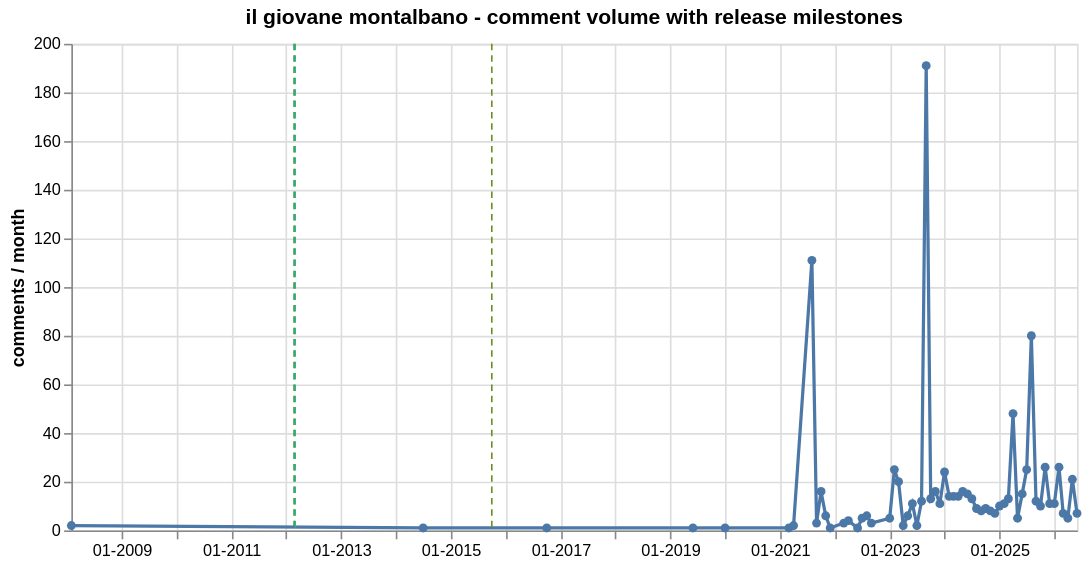

The specification (Vega-Lite) saved for this image:
### Vega-Lite specification from a JSON file in a GitHub repository (floating-point values rounded to 4 significant figures)
{"$schema": "https://vega.github.io/schema/vega-lite/v6.1.0.json", "config": {"view": {"continuousHeight": 300, "continuousWidth": 300}}, "datasets": {"data-1373406582b1f39ae2b6712e768648a6": [{"date": "2008-02-01T00:00:00", "month": "2008-02", "months_from_release": -48.0, "n_comments": 2, "n_detected": 0, "n_ref_lex": 0, "produzione": "il giovane montalbano", "ref_rate_detected": 0.0, "ref_rate_lex": 0.0, "sim_mean": 0.789, "tipo": "serie_ita"}, {"date": "2014-07-01T00:00:00", "month": "2014-07", "months_from_release": 29.0, "n_comments": 1, "n_detected": 0, "n_ref_lex": 0, "produzione": "il giovane montalbano", "ref_rate_detected": 0.0, "ref_rate_lex": 0.0, "sim_mean": 0.7849, "tipo": "serie_ita"}, {"date": "2016-10-01T00:00:00", "month": "2016-10", "months_from_release": 56.0, "n_comments": 1, "n_detected": 0, "n_ref_lex": 0, "produzione": "il giovane montalbano", "ref_rate_detected": 0.0, "ref_rate_lex": 0.0, "sim_mean": 0.7934, "tipo": "serie_ita"}, {"date": "2019-06-01T00:00:00", "month": "2019-06", "months_from_release": 88.0, "n_comments": 1, "n_detected": 0, "n_ref_lex": 0, "produzione": "il giovane montalbano", "ref_rate_detected": 0.0, "ref_rate_lex": 0.0, "sim_mean": 0.7799, "tipo": "serie_ita"}, {"date": "2020-01-01T00:00:00", "month": "2020-01", "months_from_release": 95.0, "n_comments": 1, "n_detected": 0, "n_ref_lex": 0, "produzione": "il giovane montalbano", "ref_rate_detected": 0.0, "ref_rate_lex": 0.0, "sim_mean": 0.7922, "tipo": "serie_ita"}, {"date": "2021-03-01T00:00:00", "month": "2021-03", "months_from_release": 109.0, "n_comments": 1, "n_detected": 0, "n_ref_lex": 0, "produzione": "il giovane montalbano", "ref_rate_detected": 0.0, "ref_rate_lex": 0.0, "sim_mean": 0.7941, "tipo": "serie_ita"}, {"date": "2021-04-01T00:00:00", "month": "2021-04", "months_from_release": 110.0, "n_comments": 2, "n_detected": 0, "n_ref_lex": 0, "produzione": "il giovane montalbano", "ref_rate_detected": 0.0, "ref_rate_lex": 0.0, "sim_mean": 0.791, "tipo": "serie_ita"}, {"date": "2021-08-01T00:00:00", "month": "2021-08", "months_from_release": 114.0, "n_comments": 111, "n_detected": 5, "n_ref_lex": 3, "produzione": "il giovane montalbano", "ref_rate_detected": 0.04505, "ref_rate_lex": 0.02703, "sim_mean": 0.774, "tipo": "serie_ita"}, {"date": "2021-09-01T00:00:00", "month": "2021-09", "months_from_release": 115.0, "n_comments": 3, "n_detected": 1, "n_ref_lex": 0, "produzione": "il giovane montalbano", "ref_rate_detected": 0.3333, "ref_rate_lex": 0.0, "sim_mean": 0.7902, "tipo": "serie_ita"}, {"date": "2021-10-01T00:00:00", "month": "2021-10", "months_from_release": 116.0, "n_comments": 16, "n_detected": 2, "n_ref_lex": 0, "produzione": "il giovane montalbano", "ref_rate_detected": 0.125, "ref_rate_lex": 0.0, "sim_mean": 0.7834, "tipo": "serie_ita"}, {"date": "2021-11-01T00:00:00", "month": "2021-11", "months_from_release": 117.0, "n_comments": 6, "n_detected": 1, "n_ref_lex": 1, "produzione": "il giovane montalbano", "ref_rate_detected": 0.1667, "ref_rate_lex": 0.1667, "sim_mean": 0.7821, "tipo": "serie_ita"}, {"date": "2021-12-01T00:00:00", "month": "2021-12", "months_from_release": 118.0, "n_comments": 1, "n_detected": 0, "n_ref_lex": 0, "produzione": "il giovane montalbano", "ref_rate_detected": 0.0, "ref_rate_lex": 0.0, "sim_mean": 0.7457, "tipo": "serie_ita"}, {"date": "2022-03-01T00:00:00", "month": "2022-03", "months_from_release": 121.0, "n_comments": 3, "n_detected": 0, "n_ref_lex": 0, "produzione": "il giovane montalbano", "ref_rate_detected": 0.0, "ref_rate_lex": 0.0, "sim_mean": 0.7703, "tipo": "serie_ita"}, {"date": "2022-04-01T00:00:00", "month": "2022-04", "months_from_release": 122.0, "n_comments": 4, "n_detected": 1, "n_ref_lex": 0, "produzione": "il giovane montalbano", "ref_rate_detected": 0.25, "ref_rate_lex": 0.0, "sim_mean": 0.7956, "tipo": "serie_ita"}, {"date": "2022-06-01T00:00:00", "month": "2022-06", "months_from_release": 124.0, "n_comments": 1, "n_detected": 1, "n_ref_lex": 0, "produzione": "il giovane montalbano", "ref_rate_detected": 1.0, "ref_rate_lex": 0.0, "sim_mean": 0.8133, "tipo": "serie_ita"}, {"date": "2022-07-01T00:00:00", "month": "2022-07", "months_from_release": 125.0, "n_comments": 5, "n_detected": 0, "n_ref_lex": 0, "produzione": "il giovane montalbano", "ref_rate_detected": 0.0, "ref_rate_lex": 0.0, "sim_mean": 0.7894, "tipo": "serie_ita"}, {"date": "2022-08-01T00:00:00", "month": "2022-08", "months_from_release": 126.0, "n_comments": 6, "n_detected": 2, "n_ref_lex": 0, "produzione": "il giovane montalbano", "ref_rate_detected": 0.3333, "ref_rate_lex": 0.0, "sim_mean": 0.786, "tipo": "serie_ita"}, {"date": "2022-09-01T00:00:00", "month": "2022-09", "months_from_release": 127.0, "n_comments": 3, "n_detected": 1, "n_ref_lex": 0, "produzione": "il giovane montalbano", "ref_rate_detected": 0.3333, "ref_rate_lex": 0.0, "sim_mean": 0.7883, "tipo": "serie_ita"}, {"date": "2023-01-01T00:00:00", "month": "2023-01", "months_from_release": 131.0, "n_comments": 5, "n_detected": 0, "n_ref_lex": 0, "produzione": "il giovane montalbano", "ref_rate_detected": 0.0, "ref_rate_lex": 0.0, "sim_mean": 0.7781, "tipo": "serie_ita"}, {"date": "2023-02-01T00:00:00", "month": "2023-02", "months_from_release": 132.0, "n_comments": 25, "n_detected": 0, "n_ref_lex": 0, "produzione": "il giovane montalbano", "ref_rate_detected": 0.0, "ref_rate_lex": 0.0, "sim_mean": 0.7705, "tipo": "serie_ita"}, {"date": "2023-03-01T00:00:00", "month": "2023-03", "months_from_release": 133.0, "n_comments": 20, "n_detected": 2, "n_ref_lex": 0, "produzione": "il giovane montalbano", "ref_rate_detected": 0.1, "ref_rate_lex": 0.0, "sim_mean": 0.7799, "tipo": "serie_ita"}, {"date": "2023-04-01T00:00:00", "month": "2023-04", "months_from_release": 134.0, "n_comments": 2, "n_detected": 0, "n_ref_lex": 0, "produzione": "il giovane montalbano", "ref_rate_detected": 0.0, "ref_rate_lex": 0.0, "sim_mean": 0.7764, "tipo": "serie_ita"}, {"date": "2023-05-01T00:00:00", "month": "2023-05", "months_from_release": 135.0, "n_comments": 6, "n_detected": 1, "n_ref_lex": 0, "produzione": "il giovane montalbano", "ref_rate_detected": 0.1667, "ref_rate_lex": 0.0, "sim_mean": 0.78, "tipo": "serie_ita"}, {"date": "2023-06-01T00:00:00", "month": "2023-06", "months_from_release": 136.0, "n_comments": 11, "n_detected": 3, "n_ref_lex": 1, "produzione": "il giovane montalbano", "ref_rate_detected": 0.2727, "ref_rate_lex": 0.09091, "sim_mean": 0.785, "tipo": "serie_ita"}, {"date": "2023-07-01T00:00:00", "month": "2023-07", "months_from_release": 137.0, "n_comments": 2, "n_detected": 0, "n_ref_lex": 0, "produzione": "il giovane montalbano", "ref_rate_detected": 0.0, "ref_rate_lex": 0.0, "sim_mean": 0.7808, "tipo": "serie_ita"}, {"date": "2023-08-01T00:00:00", "month": "2023-08", "months_from_release": 138.0, "n_comments": 12, "n_detected": 0, "n_ref_lex": 0, "produzione": "il giovane montalbano", "ref_rate_detected": 0.0, "ref_rate_lex": 0.0, "sim_mean": 0.7715, "tipo": "serie_ita"}, {"date": "2023-09-01T00:00:00", "month": "2023-09", "months_from_release": 139.0, "n_comments": 191, "n_detected": 4, "n_ref_lex": 2, "produzione": "il giovane montalbano", "ref_rate_detected": 0.02094, "ref_rate_lex": 0.01047, "sim_mean": 0.7722, "tipo": "serie_ita"}, {"date": "2023-10-01T00:00:00", "month": "2023-10", "months_from_release": 140.0, "n_comments": 13, "n_detected": 2, "n_ref_lex": 0, "produzione": "il giovane montalbano", "ref_rate_detected": 0.1538, "ref_rate_lex": 0.0, "sim_mean": 0.7808, "tipo": "serie_ita"}, {"date": "2023-11-01T00:00:00", "month": "2023-11", "months_from_release": 141.0, "n_comments": 16, "n_detected": 0, "n_ref_lex": 0, "produzione": "il giovane montalbano", "ref_rate_detected": 0.0, "ref_rate_lex": 0.0, "sim_mean": 0.7721, "tipo": "serie_ita"}, {"date": "2023-12-01T00:00:00", "month": "2023-12", "months_from_release": 142.0, "n_comments": 11, "n_detected": 1, "n_ref_lex": 0, "produzione": "il giovane montalbano", "ref_rate_detected": 0.09091, "ref_rate_lex": 0.0, "sim_mean": 0.786, "tipo": "serie_ita"}, {"date": "2024-01-01T00:00:00", "month": "2024-01", "months_from_release": 143.0, "n_comments": 24, "n_detected": 6, "n_ref_lex": 0, "produzione": "il giovane montalbano", "ref_rate_detected": 0.25, "ref_rate_lex": 0.0, "sim_mean": 0.7905, "tipo": "serie_ita"}, {"date": "2024-02-01T00:00:00", "month": "2024-02", "months_from_release": 144.0, "n_comments": 14, "n_detected": 5, "n_ref_lex": 0, "produzione": "il giovane montalbano", "ref_rate_detected": 0.3571, "ref_rate_lex": 0.0, "sim_mean": 0.794, "tipo": "serie_ita"}, {"date": "2024-03-01T00:00:00", "month": "2024-03", "months_from_release": 145.0, "n_comments": 14, "n_detected": 3, "n_ref_lex": 2, "produzione": "il giovane montalbano", "ref_rate_detected": 0.2143, "ref_rate_lex": 0.1429, "sim_mean": 0.7822, "tipo": "serie_ita"}, {"date": "2024-04-01T00:00:00", "month": "2024-04", "months_from_release": 146.0, "n_comments": 14, "n_detected": 0, "n_ref_lex": 0, "produzione": "il giovane montalbano", "ref_rate_detected": 0.0, "ref_rate_lex": 0.0, "sim_mean": 0.7638, "tipo": "serie_ita"}, {"date": "2024-05-01T00:00:00", "month": "2024-05", "months_from_release": 147.0, "n_comments": 16, "n_detected": 1, "n_ref_lex": 0, "produzione": "il giovane montalbano", "ref_rate_detected": 0.0625, "ref_rate_lex": 0.0, "sim_mean": 0.7717, "tipo": "serie_ita"}, {"date": "2024-06-01T00:00:00", "month": "2024-06", "months_from_release": 148.0, "n_comments": 15, "n_detected": 2, "n_ref_lex": 1, "produzione": "il giovane montalbano", "ref_rate_detected": 0.1333, "ref_rate_lex": 0.06667, "sim_mean": 0.785, "tipo": "serie_ita"}, {"date": "2024-07-01T00:00:00", "month": "2024-07", "months_from_release": 149.0, "n_comments": 13, "n_detected": 2, "n_ref_lex": 0, "produzione": "il giovane montalbano", "ref_rate_detected": 0.1538, "ref_rate_lex": 0.0, "sim_mean": 0.7821, "tipo": "serie_ita"}, {"date": "2024-08-01T00:00:00", "month": "2024-08", "months_from_release": 150.0, "n_comments": 9, "n_detected": 1, "n_ref_lex": 0, "produzione": "il giovane montalbano", "ref_rate_detected": 0.1111, "ref_rate_lex": 0.0, "sim_mean": 0.7819, "tipo": "serie_ita"}, {"date": "2024-09-01T00:00:00", "month": "2024-09", "months_from_release": 151.0, "n_comments": 8, "n_detected": 0, "n_ref_lex": 0, "produzione": "il giovane montalbano", "ref_rate_detected": 0.0, "ref_rate_lex": 0.0, "sim_mean": 0.7721, "tipo": "serie_ita"}, {"date": "2024-10-01T00:00:00", "month": "2024-10", "months_from_release": 152.0, "n_comments": 9, "n_detected": 0, "n_ref_lex": 0, "produzione": "il giovane montalbano", "ref_rate_detected": 0.0, "ref_rate_lex": 0.0, "sim_mean": 0.7685, "tipo": "serie_ita"}, {"date": "2024-11-01T00:00:00", "month": "2024-11", "months_from_release": 153.0, "n_comments": 8, "n_detected": 5, "n_ref_lex": 4, "produzione": "il giovane montalbano", "ref_rate_detected": 0.625, "ref_rate_lex": 0.5, "sim_mean": 0.8049, "tipo": "serie_ita"}, {"date": "2024-12-01T00:00:00", "month": "2024-12", "months_from_release": 154.0, "n_comments": 7, "n_detected": 0, "n_ref_lex": 0, "produzione": "il giovane montalbano", "ref_rate_detected": 0.0, "ref_rate_lex": 0.0, "sim_mean": 0.7759, "tipo": "serie_ita"}, {"date": "2025-01-01T00:00:00", "month": "2025-01", "months_from_release": 155.0, "n_comments": 10, "n_detected": 0, "n_ref_lex": 0, "produzione": "il giovane montalbano", "ref_rate_detected": 0.0, "ref_rate_lex": 0.0, "sim_mean": 0.7727, "tipo": "serie_ita"}, {"date": "2025-02-01T00:00:00", "month": "2025-02", "months_from_release": 156.0, "n_comments": 11, "n_detected": 1, "n_ref_lex": 0, "produzione": "il giovane montalbano", "ref_rate_detected": 0.09091, "ref_rate_lex": 0.0, "sim_mean": 0.7683, "tipo": "serie_ita"}, {"date": "2025-03-01T00:00:00", "month": "2025-03", "months_from_release": 157.0, "n_comments": 13, "n_detected": 1, "n_ref_lex": 0, "produzione": "il giovane montalbano", "ref_rate_detected": 0.07692, "ref_rate_lex": 0.0, "sim_mean": 0.7777, "tipo": "serie_ita"}, {"date": "2025-04-01T00:00:00", "month": "2025-04", "months_from_release": 158.0, "n_comments": 48, "n_detected": 7, "n_ref_lex": 0, "produzione": "il giovane montalbano", "ref_rate_detected": 0.1458, "ref_rate_lex": 0.0, "sim_mean": 0.7826, "tipo": "serie_ita"}, {"date": "2025-05-01T00:00:00", "month": "2025-05", "months_from_release": 159.0, "n_comments": 5, "n_detected": 1, "n_ref_lex": 0, "produzione": "il giovane montalbano", "ref_rate_detected": 0.2, "ref_rate_lex": 0.0, "sim_mean": 0.7763, "tipo": "serie_ita"}, {"date": "2025-06-01T00:00:00", "month": "2025-06", "months_from_release": 160.0, "n_comments": 15, "n_detected": 3, "n_ref_lex": 0, "produzione": "il giovane montalbano", "ref_rate_detected": 0.2, "ref_rate_lex": 0.0, "sim_mean": 0.7793, "tipo": "serie_ita"}, {"date": "2025-07-01T00:00:00", "month": "2025-07", "months_from_release": 161.0, "n_comments": 25, "n_detected": 2, "n_ref_lex": 0, "produzione": "il giovane montalbano", "ref_rate_detected": 0.08, "ref_rate_lex": 0.0, "sim_mean": 0.7722, "tipo": "serie_ita"}, {"date": "2025-08-01T00:00:00", "month": "2025-08", "months_from_release": 162.0, "n_comments": 80, "n_detected": 5, "n_ref_lex": 2, "produzione": "il giovane montalbano", "ref_rate_detected": 0.0625, "ref_rate_lex": 0.025, "sim_mean": 0.7764, "tipo": "serie_ita"}, {"date": "2025-09-01T00:00:00", "month": "2025-09", "months_from_release": 163.0, "n_comments": 12, "n_detected": 0, "n_ref_lex": 0, "produzione": "il giovane montalbano", "ref_rate_detected": 0.0, "ref_rate_lex": 0.0, "sim_mean": 0.7738, "tipo": "serie_ita"}, {"date": "2025-10-01T00:00:00", "month": "2025-10", "months_from_release": 164.0, "n_comments": 10, "n_detected": 1, "n_ref_lex": 0, "produzione": "il giovane montalbano", "ref_rate_detected": 0.1, "ref_rate_lex": 0.0, "sim_mean": 0.7771, "tipo": "serie_ita"}, {"date": "2025-11-01T00:00:00", "month": "2025-11", "months_from_release": 165.0, "n_comments": 26, "n_detected": 0, "n_ref_lex": 0, "produzione": "il giovane montalbano", "ref_rate_detected": 0.0, "ref_rate_lex": 0.0, "sim_mean": 0.7692, "tipo": "serie_ita"}, {"date": "2025-12-01T00:00:00", "month": "2025-12", "months_from_release": 166.0, "n_comments": 11, "n_detected": 2, "n_ref_lex": 0, "produzione": "il giovane montalbano", "ref_rate_detected": 0.1818, "ref_rate_lex": 0.0, "sim_mean": 0.7835, "tipo": "serie_ita"}, {"date": "2026-01-01T00:00:00", "month": "2026-01", "months_from_release": 167.0, "n_comments": 11, "n_detected": 2, "n_ref_lex": 0, "produzione": "il giovane montalbano", "ref_rate_detected": 0.1818, "ref_rate_lex": 0.0, "sim_mean": 0.7783, "tipo": "serie_ita"}, {"date": "2026-02-01T00:00:00", "month": "2026-02", "months_from_release": 168.0, "n_comments": 26, "n_detected": 3, "n_ref_lex": 0, "produzione": "il giovane montalbano", "ref_rate_detected": 0.1154, "ref_rate_lex": 0.0, "sim_mean": 0.779, "tipo": "serie_ita"}, {"date": "2026-03-01T00:00:00", "month": "2026-03", "months_from_release": 169.0, "n_comments": 7, "n_detected": 2, "n_ref_lex": 0, "produzione": "il giovane montalbano", "ref_rate_detected": 0.2857, "ref_rate_lex": 0.0, "sim_mean": 0.7799, "tipo": "serie_ita"}, {"date": "2026-04-01T00:00:00", "month": "2026-04", "months_from_release": 170.0, "n_comments": 5, "n_detected": 0, "n_ref_lex": 0, "produzione": "il giovane montalbano", "ref_rate_detected": 0.0, "ref_rate_lex": 0.0, "sim_mean": 0.7714, "tipo": "serie_ita"}, {"date": "2026-05-01T00:00:00", "month": "2026-05", "months_from_release": 171.0, "n_comments": 21, "n_detected": 2, "n_ref_lex": 0, "produzione": "il giovane montalbano", "ref_rate_detected": 0.09524, "ref_rate_lex": 0.0, "sim_mean": 0.7719, "tipo": "serie_ita"}, {"date": "2026-06-01T00:00:00", "month": "2026-06", "months_from_release": 172.0, "n_comments": 7, "n_detected": 0, "n_ref_lex": 0, "produzione": "il giovane montalbano", "ref_rate_detected": 0.0, "ref_rate_lex": 0.0, "sim_mean": 0.7776, "tipo": "serie_ita"}], "data-3dc944977f1ea9bcb630ce9dc0369ba9": [{"color": "#2E8B57", "date": "2012-02-23T00:00:00", "name": "Debut - Il giovane Montalbano", "produzione": "il giovane montalbano", "series": "Young Montalbano Era iniziale"}, {"color": "#3CB371", "date": "2012-03-01T00:00:00", "name": "Consolidamento serie e successo pubblico", "produzione": "il giovane montalbano", "series": "Crescita popolarità"}, {"color": "#6B8E23", "date": "2015-10-01T00:00:00", "name": "Chiusura produzione serie", "produzione": "il giovane montalbano", "series": "Fine prequel era"}]}, "height": 300, "layer": [{"data": {"name": "data-1373406582b1f39ae2b6712e768648a6"}, "encoding": {"tooltip": [{"field": "date", "format": "%m-%Y", "title": "month", "type": "temporal"}, {"field": "n_comments", "type": "quantitative"}, {"field": "ref_rate_lex", "format": ".2%", "type": "quantitative"}], "x": {"axis": {"format": "%m-%Y"}, "field": "date", "title": null, "type": "temporal"}, "y": {"field": "n_comments", "title": "comments / month", "type": "quantitative"}}, "mark": {"point": true, "type": "line"}}, {"data": {"name": "data-3dc944977f1ea9bcb630ce9dc0369ba9"}, "encoding": {"color": {"field": "color", "legend": null, "scale": null, "type": "nominal"}, "tooltip": [{"field": "name", "type": "nominal"}, {"field": "date", "format": "%m-%Y", "type": "temporal"}], "x": {"field": "date", "type": "temporal"}}, "mark": {"strokeDash": [4, 3], "type": "rule"}}], "title": "il giovane montalbano - comment volume with release milestones", "width": 620}
